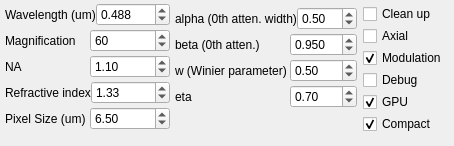
      <widget class="QWidget" name="tab">
       <attribute name="title">
        <string>Parameters</string>
       </attribute>
       <widget class="QWidget" name="layoutWidget">
        <property name="geometry">
         <rect>
          <x>175</x>
          <y>4</y>
          <width>182</width>
          <height>108</height>
         </rect>
        </property>
        <layout class="QVBoxLayout" name="verticalLayout_5">
         <property name="spacing">
          <number>0</number>
         </property>
         <item>
          <layout class="QHBoxLayout" name="horizontalLayout_8">
           <item>
            <widget class="QLabel" name="label_11">
             <property name="minimumSize">
              <size>
               <width>115</width>
               <height>0</height>
              </size>
             </property>
             <property name="text">
              <string>alpha (0th atten. width)</string>
             </property>
            </widget>
           </item>
           <item>
            <widget class="QDoubleSpinBox" name="alphaValue">
             <property name="maximum">
              <double>1.500000000000000</double>
             </property>
             <property name="singleStep">
              <double>0.100000000000000</double>
             </property>
             <property name="value">
              <double>0.500000000000000</double>
             </property>
            </widget>
           </item>
          </layout>
         </item>
         <item>
          <layout class="QHBoxLayout" name="horizontalLayout_9">
           <item>
            <widget class="QLabel" name="label_12">
             <property name="minimumSize">
              <size>
               <width>115</width>
               <height>0</height>
              </size>
             </property>
             <property name="text">
              <string>beta (0th atten.)</string>
             </property>
            </widget>
           </item>
           <item>
            <widget class="QDoubleSpinBox" name="betaValue">
             <property name="decimals">
              <number>3</number>
             </property>
             <property name="maximum">
              <double>1.500000000000000</double>
             </property>
             <property name="singleStep">
              <double>0.010000000000000</double>
             </property>
             <property name="value">
              <double>0.950000000000000</double>
             </property>
            </widget>
           </item>
          </layout>
         </item>
         <item>
          <layout class="QHBoxLayout" name="horizontalLayout_10">
           <item>
            <widget class="QLabel" name="label_13">
             <property name="minimumSize">
              <size>
               <width>115</width>
               <height>0</height>
              </size>
             </property>
             <property name="text">
              <string>w (Winier parameter)</string>
             </property>
            </widget>
           </item>
           <item>
            <widget class="QDoubleSpinBox" name="wValue">
             <property name="maximum">
              <double>10.000000000000000</double>
             </property>
             <property name="singleStep">
              <double>0.100000000000000</double>
             </property>
             <property name="value">
              <double>0.500000000000000</double>
             </property>
            </widget>
           </item>
          </layout>
         </item>
         <item>
          <layout class="QHBoxLayout" name="horizontalLayout_11">
           <item>
            <widget class="QLabel" name="label_14">
             <property name="minimumSize">
              <size>
               <width>115</width>
               <height>0</height>
              </size>
             </property>
             <property name="text">
              <string>eta</string>
             </property>
            </widget>
           </item>
           <item>
            <widget class="QDoubleSpinBox" name="etaValue">
             <property name="maximum">
              <double>1.500000000000000</double>
             </property>
             <property name="singleStep">
              <double>0.010000000000000</double>
             </property>
             <property name="value">
              <double>0.700000000000000</double>
             </property>
            </widget>
           </item>
          </layout>
         </item>
        </layout>
       </widget>
       <widget class="QWidget" name="layoutWidget">
        <property name="geometry">
         <rect>
          <x>363</x>
          <y>3</y>
          <width>82</width>
          <height>134</height>
         </rect>
        </property>
        <layout class="QVBoxLayout" name="verticalLayout_6">
         <property name="spacing">
          <number>1</number>
         </property>
         <property name="sizeConstraint">
          <enum>QLayout::SetMinimumSize</enum>
         </property>
         <item>
          <widget class="QCheckBox" name="cleanupCheck">
           <property name="minimumSize">
            <size>
             <width>80</width>
             <height>0</height>
            </size>
           </property>
           <property name="text">
            <string>Clean up</string>
           </property>
          </widget>
         </item>
         <item>
          <widget class="QCheckBox" name="axialCheck">
           <property name="minimumSize">
            <size>
             <width>80</width>
             <height>0</height>
            </size>
           </property>
           <property name="text">
            <string>Axial</string>
           </property>
          </widget>
         </item>
         <item>
          <widget class="QCheckBox" name="usemodulationCheck">
           <property name="minimumSize">
            <size>
             <width>80</width>
             <height>0</height>
            </size>
           </property>
           <property name="text">
            <string>Modulation</string>
           </property>
           <property name="checked">
            <bool>true</bool>
           </property>
          </widget>
         </item>
         <item>
          <widget class="QCheckBox" name="debugCheck">
           <property name="minimumSize">
            <size>
             <width>80</width>
             <height>0</height>
            </size>
           </property>
           <property name="text">
            <string>Debug</string>
           </property>
          </widget>
         </item>
         <item>
          <widget class="QCheckBox" name="gpuCheck">
           <property name="minimumSize">
            <size>
             <width>80</width>
             <height>0</height>
            </size>
           </property>
           <property name="text">
            <string>GPU</string>
           </property>
           <property name="checkable">
            <bool>true</bool>
           </property>
           <property name="checked">
            <bool>true</bool>
           </property>
           <property name="tristate">
            <bool>false</bool>
           </property>
          </widget>
         </item>
         <item>
          <widget class="QCheckBox" name="compactCheck">
           <property name="text">
            <string>Compact</string>
           </property>
           <property name="checked">
            <bool>true</bool>
           </property>
          </widget>
         </item>
        </layout>
       </widget>
       <widget class="QWidget" name="layoutWidget">
        <property name="geometry">
         <rect>
          <x>5</x>
          <y>0</y>
          <width>165</width>
          <height>136</height>
         </rect>
        </property>
        <layout class="QVBoxLayout" name="verticalLayout">
         <property name="spacing">
          <number>0</number>
         </property>
         <item>
          <layout class="QHBoxLayout" name="horizontalLayout_6">
           <item>
            <widget class="QLabel" name="label_9">
             <property name="minimumSize">
              <size>
               <width>85</width>
               <height>0</height>
              </size>
             </property>
             <property name="text">
              <string>Wavelength (um)</string>
             </property>
            </widget>
           </item>
           <item>
            <widget class="QDoubleSpinBox" name="wavelengthValue">
             <property name="minimumSize">
              <size>
               <width>70</width>
               <height>0</height>
              </size>
             </property>
             <property name="readOnly">
              <bool>false</bool>
             </property>
             <property name="decimals">
              <number>3</number>
             </property>
             <property name="maximum">
              <double>2.000000000000000</double>
             </property>
             <property name="value">
              <double>0.488000000000000</double>
             </property>
            </widget>
           </item>
          </layout>
         </item>
         <item>
          <layout class="QHBoxLayout" name="horizontalLayout_3">
           <item>
            <widget class="QLabel" name="label_7">
             <property name="minimumSize">
              <size>
               <width>85</width>
               <height>0</height>
              </size>
             </property>
             <property name="text">
              <string>Magnification</string>
             </property>
            </widget>
           </item>
           <item>
            <widget class="QSpinBox" name="magnificationValue">
             <property name="minimumSize">
              <size>
               <width>70</width>
               <height>0</height>
              </size>
             </property>
             <property name="value">
              <number>60</number>
             </property>
            </widget>
           </item>
          </layout>
         </item>
         <item>
          <layout class="QHBoxLayout" name="horizontalLayout_4">
           <item>
            <widget class="QLabel" name="label_8">
             <property name="minimumSize">
              <size>
               <width>85</width>
               <height>0</height>
              </size>
             </property>
             <property name="text">
              <string>NA</string>
             </property>
            </widget>
           </item>
           <item>
            <widget class="QDoubleSpinBox" name="naValue">
             <property name="minimumSize">
              <size>
               <width>70</width>
               <height>0</height>
              </size>
             </property>
             <property name="maximum">
              <double>1.500000000000000</double>
             </property>
             <property name="value">
              <double>1.100000000000000</double>
             </property>
            </widget>
           </item>
          </layout>
         </item>
         <item>
          <layout class="QHBoxLayout" name="horizontalLayout_5">
           <item>
            <widget class="QLabel" name="label_10">
             <property name="minimumSize">
              <size>
               <width>85</width>
               <height>0</height>
              </size>
             </property>
             <property name="text">
              <string>Refractive index</string>
             </property>
            </widget>
           </item>
           <item>
            <widget class="QDoubleSpinBox" name="nValue">
             <property name="minimumSize">
              <size>
               <width>70</width>
               <height>0</height>
              </size>
             </property>
             <property name="maximum">
              <double>2.000000000000000</double>
             </property>
             <property name="value">
              <double>1.330000000000000</double>
             </property>
            </widget>
           </item>
          </layout>
         </item>
         <item>
          <layout class="QHBoxLayout" name="horizontalLayout_7">
           <item>
            <widget class="QLabel" name="label_6">
             <property name="minimumSize">
              <size>
               <width>85</width>
               <height>0</height>
              </size>
             </property>
             <property name="text">
              <string>Pixel Size (um)</string>
             </property>
            </widget>
           </item>
           <item>
            <widget class="QDoubleSpinBox" name="pixelsizeValue">
             <property name="minimumSize">
              <size>
               <width>70</width>
               <height>0</height>
              </size>
             </property>
             <property name="value">
              <double>6.500000000000000</double>
             </property>
            </widget>
           </item>
          </layout>
         </item>
        </layout>
       </widget>
      </widget>
